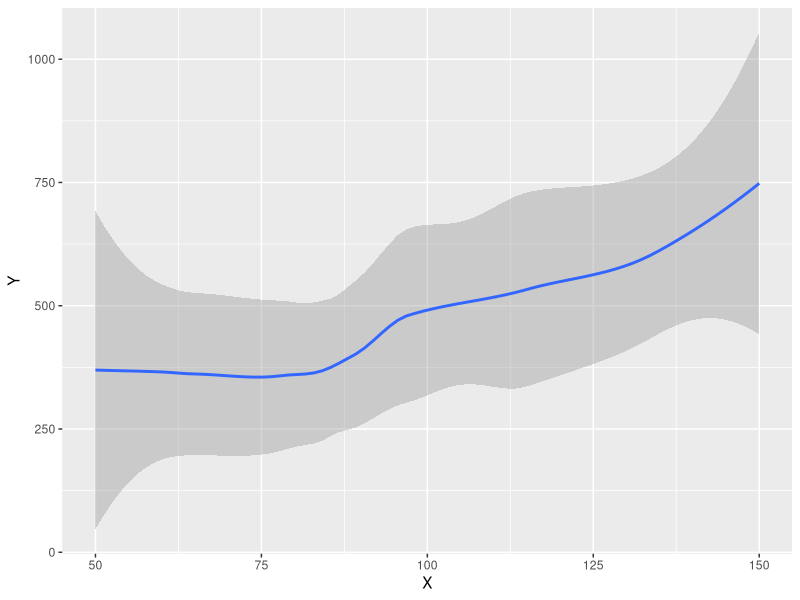
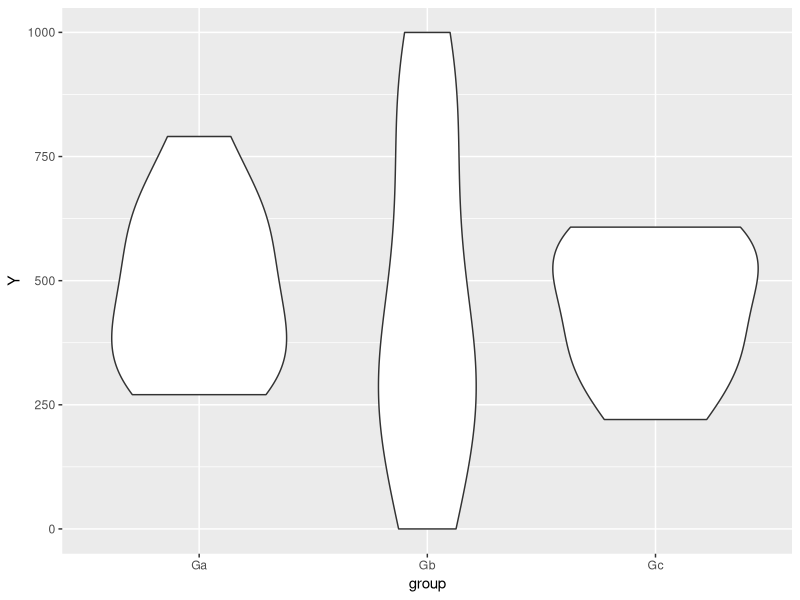
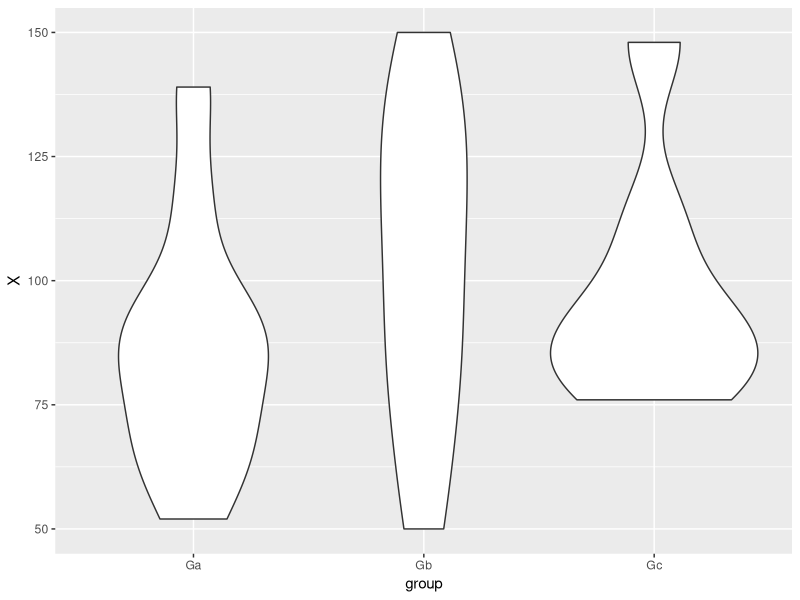

The R source for these figures, in order:
library(tidyverse)


# Toy Data ----------------------------------------------------------------

d <- tibble::tribble(
  ~id, ~group,  ~X, ~Z,       ~Rx, ~condition,     ~Y,
  1L,   "Gb", 102, 1L, "Placebo",       "Ca", 584.07,
  2L,   "Ga",  52, 1L, "Placebo",       "Cb", 790.29,
  3L,   "Gb", 134, 2L, "Dose100",       "Ca", 875.76,
  4L,   "Gb", 128, 3L, "Dose100",       "Cb", 848.37,
  5L,   "Ga",  78, 1L, "Dose250",       "Ca", 270.42,
  6L,   "Gb", 150, 2L, "Dose250",       "Cb", 999.87,
  7L,   "Ga",  73, 1L, "Placebo",       "Ca",  364.1,
  8L,   "Ga",  87, 7L, "Placebo",       "Cb", 420.84,
  9L,   "Gb", 115, 6L, "Dose100",       "Ca", 335.78,
  10L,   "Gb", 113, 4L, "Dose100",       "Cb",    627,
  11L,   "Gc", 148, 3L, "Dose250",       "Ca", 607.79,
  12L,   "Gc",  82, 3L, "Dose250",       "Cb", 329.32,
  13L,   "Ga", 139, 1L, "Placebo",       "Ca", 335.56,
  14L,   "Ga",  65, 2L, "Placebo",       "Cb", 669.04,
  15L,   "Gb", 139, 1L, "Dose100",       "Ca", 405.04,
  16L,   "Gc",  96, 1L, "Dose100",       "Cb", 367.15,
  17L,   "Gb",  50, 5L, "Dose250",       "Ca",  27.37,
  18L,   "Gc",  90, 2L, "Dose250",       "Cb", 468.69,
  19L,   "Ga",  90, 2L, "Placebo",       "Ca", 584.67,
  20L,   "Ga", 116, 2L, "Placebo",       "Cb", 277.71,
  21L,   "Gb",  78, 2L, "Dose100",       "Ca", 266.01,
  22L,   "Gb",  60, 1L, "Dose100",       "Cb",   0.04,
  23L,   "Gc", 112, 4L, "Dose250",       "Ca", 593.25,
  24L,   "Ga",  63, 4L, "Dose250",       "Cb", 512.26,
  25L,   "Ga",  89, 1L, "Placebo",       "Ca", 635.57,
  26L,   "Ga",  97, 2L, "Placebo",       "Cb", 468.69,
  27L,   "Gc",  76, 3L, "Dose100",       "Ca", 514.66,
  28L,   "Gb",  83, 1L, "Dose100",       "Cb", 264.87,
  29L,   "Gc",  84, 4L, "Dose250",       "Ca", 220.34,
  30L,   "Gb",  88, 1L, "Dose250",       "Cb", 216.54
)
d$id <- factor(d$id)
d$group <- factor(d$group)
d$Rx <- factor(d$Rx, levels = c("Placebo", "Dose100", "Dose250"))
d$condition <- factor(d$condition)

glimpse(d)


# Produce a model --------------------------------------------------------

d %>% ggplot() + geom_smooth(aes(X, Y))
d %>% ggplot() + geom_violin(aes(group, Y))
d %>% ggplot() + geom_violin(aes(group, X))

m <- lm(Y ~ group + X, data = d)

summary(m)
anova(m)
